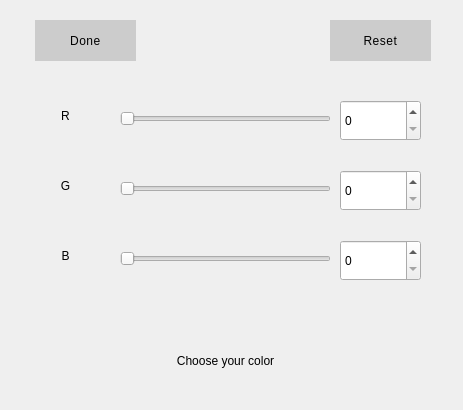
<?xml version="1.0" encoding="UTF-8"?>
<ui version="4.0">
 <class>ColorPickerDialog</class>
 <widget class="QDialog" name="ColorPickerDialog">
  <property name="geometry">
   <rect>
    <x>0</x>
    <y>0</y>
    <width>463</width>
    <height>410</height>
   </rect>
  </property>
  <property name="windowTitle">
   <string>ColorPicker</string>
  </property>
  <widget class="QLabel" name="redLabel">
   <property name="geometry">
    <rect>
     <x>30</x>
     <y>100</y>
     <width>71</width>
     <height>31</height>
    </rect>
   </property>
   <property name="styleSheet">
    <string notr="true">QDialog {
	font: 20pt &quot;Arial Rounded MT Bold&quot;;
}</string>
   </property>
   <property name="text">
    <string>R</string>
   </property>
   <property name="alignment">
    <set>Qt::AlignCenter</set>
   </property>
  </widget>
  <widget class="QLabel" name="greenLabel">
   <property name="geometry">
    <rect>
     <x>30</x>
     <y>170</y>
     <width>71</width>
     <height>31</height>
    </rect>
   </property>
   <property name="styleSheet">
    <string notr="true">QDialog {
	font: 20pt &quot;Arial Rounded MT Bold&quot;;
}</string>
   </property>
   <property name="text">
    <string>G</string>
   </property>
   <property name="alignment">
    <set>Qt::AlignCenter</set>
   </property>
  </widget>
  <widget class="QLabel" name="blueLabel">
   <property name="geometry">
    <rect>
     <x>30</x>
     <y>240</y>
     <width>71</width>
     <height>31</height>
    </rect>
   </property>
   <property name="styleSheet">
    <string notr="true">QDialog {
	font: 20pt &quot;Arial Rounded MT Bold&quot;;
}</string>
   </property>
   <property name="text">
    <string>B</string>
   </property>
   <property name="alignment">
    <set>Qt::AlignCenter</set>
   </property>
  </widget>
  <widget class="QLabel" name="resultLabel">
   <property name="geometry">
    <rect>
     <x>90</x>
     <y>330</y>
     <width>271</width>
     <height>61</height>
    </rect>
   </property>
   <property name="styleSheet">
    <string notr="true"/>
   </property>
   <property name="text">
    <string>Choose your color</string>
   </property>
   <property name="alignment">
    <set>Qt::AlignCenter</set>
   </property>
  </widget>
  <widget class="QSlider" name="reedSlider">
   <property name="geometry">
    <rect>
     <x>120</x>
     <y>110</y>
     <width>211</width>
     <height>18</height>
    </rect>
   </property>
   <property name="maximum">
    <number>255</number>
   </property>
   <property name="orientation">
    <enum>Qt::Horizontal</enum>
   </property>
  </widget>
  <widget class="QSlider" name="greenSlider">
   <property name="geometry">
    <rect>
     <x>120</x>
     <y>180</y>
     <width>211</width>
     <height>18</height>
    </rect>
   </property>
   <property name="maximum">
    <number>255</number>
   </property>
   <property name="orientation">
    <enum>Qt::Horizontal</enum>
   </property>
  </widget>
  <widget class="QSlider" name="blueSlider">
   <property name="geometry">
    <rect>
     <x>120</x>
     <y>250</y>
     <width>211</width>
     <height>18</height>
    </rect>
   </property>
   <property name="maximum">
    <number>255</number>
   </property>
   <property name="orientation">
    <enum>Qt::Horizontal</enum>
   </property>
  </widget>
  <widget class="QSpinBox" name="redSpinBox">
   <property name="geometry">
    <rect>
     <x>340</x>
     <y>100</y>
     <width>81</width>
     <height>41</height>
    </rect>
   </property>
   <property name="maximum">
    <number>255</number>
   </property>
  </widget>
  <widget class="QSpinBox" name="greenSpinBox">
   <property name="geometry">
    <rect>
     <x>340</x>
     <y>170</y>
     <width>81</width>
     <height>41</height>
    </rect>
   </property>
   <property name="maximum">
    <number>255</number>
   </property>
  </widget>
  <widget class="QSpinBox" name="blueSpinBox">
   <property name="geometry">
    <rect>
     <x>340</x>
     <y>240</y>
     <width>81</width>
     <height>41</height>
    </rect>
   </property>
   <property name="maximum">
    <number>255</number>
   </property>
  </widget>
  <widget class="QPushButton" name="doneBn">
   <property name="geometry">
    <rect>
     <x>35</x>
     <y>20</y>
     <width>101</width>
     <height>41</height>
    </rect>
   </property>
   <property name="styleSheet">
    <string notr="true">QPushButton {
	border: none;
	color: '#000000';
	font: 700 12pt &quot;Segoe UI&quot;;
	letter-spacing: 0.5px;
	background-color: rgb(204, 204, 204);
}</string>
   </property>
   <property name="text">
    <string>Done</string>
   </property>
  </widget>
  <widget class="QPushButton" name="resetBtn">
   <property name="geometry">
    <rect>
     <x>330</x>
     <y>20</y>
     <width>101</width>
     <height>41</height>
    </rect>
   </property>
   <property name="styleSheet">
    <string notr="true">QPushButton {
	border: none;
	color: '#000000';
	font: 700 12pt &quot;Segoe UI&quot;;
	letter-spacing: 0.5px;
	background-color: rgb(204, 204, 204);
}</string>
   </property>
   <property name="text">
    <string>Reset</string>
   </property>
  </widget>
 </widget>
 <resources/>
 <connections/>
</ui>
